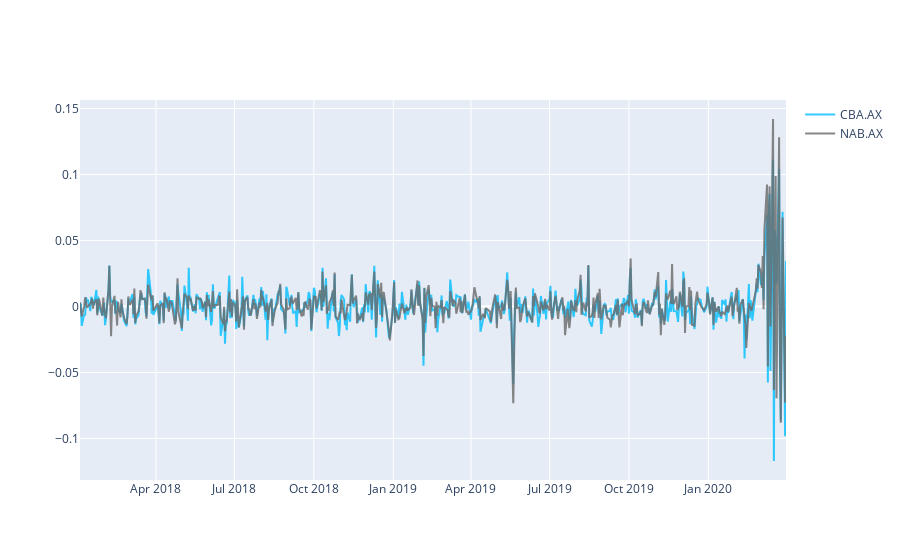

The code cell stored with this chart in its notebook:
### Code cell
plot_2stock_line_chart(generate_pct_returns(stock1, stock2))

### Figure 1 — Plotly figure (JSON) as saved in the notebook; plotly's stock layout.template omitted (floating-point values rounded to 4 significant figures; data arrays with more than 128 entries replaced by an {"elided": "..."} marker saying what was removed)
{"data": [{"line": {"color": "deepskyblue"}, "name": "CBA.AX", "opacity": 0.8, "type": "scatter", "x": {"elided": "568 str values"}, "y": {"elided": "568 float values"}}, {"line": {"color": "dimgray"}, "name": "NAB.AX", "opacity": 0.8, "type": "scatter", "x": {"elided": "568 str values"}, "y": {"elided": "568 float values"}}], "layout": {}}
